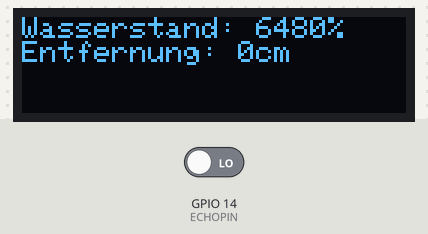
Simulated run of this sketch. Board: ESP8266 (NodeMCU). Parts: 128×32 one-colour display. Inputs (shaded band) come from the test bench; at power-on: GPIO 14 (ECHOPIN) LOW. The display library's start-up logo is not drawn; what the sketch prints to the serial monitor is not drawn.

Above: at 3.1 s.

The sketch:

ESP8266_Wasserstand.ino
```cpp
#include <Wire.h>
#include <Adafruit_GFX.h>
#include <Adafruit_SSD1306.h>
#include <ESP8266WiFi.h>
#include <WiFiClient.h>
#include <WiFiServer.h>

#define TRIGPIN 12
#define ECHOPIN 14
#define SCREEN_WIDTH 128 // OLED display width, in pixels
#define SCREEN_HEIGHT 32 // OLED display height, in pixels

#define OLED_RESET     -1 // Reset pin # (or -1 if sharing Arduino reset pin)
#define SCREEN_ADDRESS 0x3C ///< See datasheet for Address; 0x3D for 128x64, 0x3C for 128x32
Adafruit_SSD1306 display(SCREEN_WIDTH, SCREEN_HEIGHT, &Wire, OLED_RESET);

long dauer = 0;
long entfernung = 0.0;
String waterlevel = "";

// Name und Passwort des Access Points
const char* ssid = "ESP_FLM";
const char* password = "Test1234!";

// Port, auf dem der Socketserver lauschen soll
WiFiServer server(80);

void setup() {
  Serial.begin(115200);
  pinMode(TRIGPIN, OUTPUT);
  pinMode(ECHOPIN, INPUT);

  if(!display.begin(SSD1306_SWITCHCAPVCC, SCREEN_ADDRESS)) {
    Serial.println(F("SSD1306 allocation failed"));
    for(;;); // Don't proceed, loop forever
  }

  display.display();
  delay(2000); // Pause for 2 seconds

  // Access Point einrichten
  WiFi.softAP(ssid, password);
  IPAddress ip = WiFi.softAPIP();

  Serial.println("IP-Adresse des Access Points: ");
  Serial.print(ip);

  // Server starten
  server.begin();
  Serial.println("Server gestartet.");
}

void loop() {

//  if (getFillPercentage() < 25) {
//    // Wasserstand ist unter 25%
//    // write_text("Achtung: Wasserstand unter 25%");
//    print_display("Achtung: Wasserstand unter 25%");
//    fill(getFillPercentage());
//  }

  // Sende eine HTTP-Antwort mit dem Sensorwert
  long fillState = getFillPercentage();

  // Ausgabe Sensorwert
  write_text("{\"waterLevel\":" + String(fillState) + ",\"distance\":"+ String(entfernung * 45) + "}");
  print_display("Wasserstand: "+ String(fillState) + "% \nEntfernung: " + String(entfernung * 45) + "cm");
}

void fill(long fillState) {

    while(fillState < 99) {
        // fillState = getFillPercentage();

        fillState += 5;
        // Wasserstand wird gefüllt
        // write_text("{\"waterLevel\":" + String(fillState) + ",\"distance\":"+ String(entfernung) + "}");
        print_display("Wasserstand: "+ String(fillState) + "% \nEntfernung: " + String(entfernung * 45)+ "cm");
        delay(100);
    }

    // Wasserstand wieder bei 100%
    print_display("Wasserstand wieder bei 100%");
}

float getFillPercentage() {
  digitalWrite(TRIGPIN, LOW); //Hier nimmt man die Spannung für kurze Zeit vom Trigger-Pin, damit man später beim Senden des Trigger-Signals ein rauschfreies Signal hat.
  delay(5); //Dauer: 5ms
  digitalWrite(TRIGPIN, HIGH); //Jetzt sendet man eine Ultraschallwelle los.
  delay(10); // Dauer: 10ms
  digitalWrite(TRIGPIN, LOW);

  dauer = pulseIn(ECHOPIN, HIGH); //Mit dem Befehl „pulseIn“ zählt der Mikrokontroller die Zeit in Mikrosekunden, bis der Schall zum Ultraschallsensor zurückkehrt.
  entfernung = round((dauer/2) * 0.03432);

  if(entfernung >= 8.9) {
    return 0;
  }

  long entfernungInProzent = round((8.9 - entfernung) / 0.062);
  return entfernungInProzent * 45;
}

void write_text(String text) {
  // Warte auf Verbindung mit einem Client
  WiFiClient client = server.available();

  if (!client) {
    return;
  }

    String response = "HTTP/1.1 200 OK\r\nContent-Type: application/json\r\n\r\n";
    response += text;
//  response += "<script>window.setTimeout( function() { window.location.reload();}, 500);</script>";

  Serial.println(response);
  Serial.println(text);
  client.print(response);

  // Warte kurz, damit der Client alle Daten empfangen kann
  delay(1);
  client.stop();
}

void print_display(String text) {
  display.clearDisplay();
  display.setTextSize(1);
  display.setTextColor(SSD1306_WHITE);
  display.setCursor(0,0);

  display.println(text);

  display.display();
  delay(2000);
}
```
